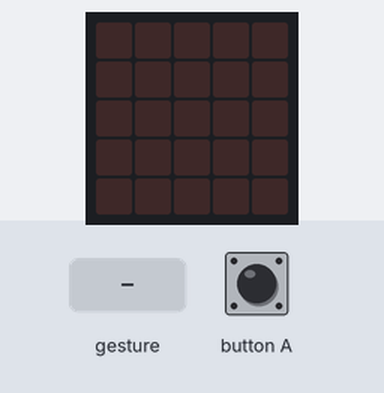
A program run on a simulated Calliope mini (MakeCode). On the bench: the board's 5×5 LED display. The inputs (shaded band) are chosen by the test bench. Random numbers come from a fixed seed; a tilt is held for 1.5 s and a shake lasts 1 s, then the board lies face up again.

Above: at 1.2 s.
1.3 s: button A pressed for 0.15 s
At 2.6 s:
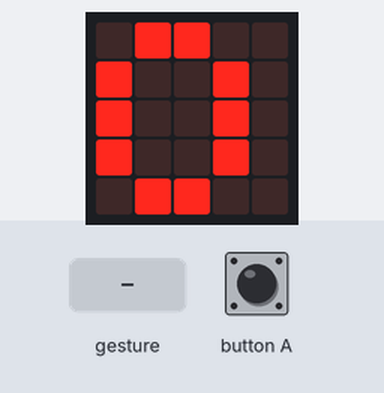
2.9 s: gesture 'shake'
At 3.5 s:
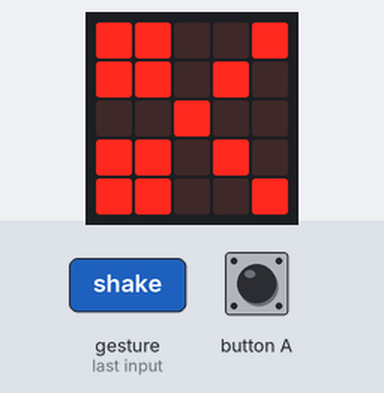
4.6 s: button A pressed for 0.15 s
At 5.4 s:
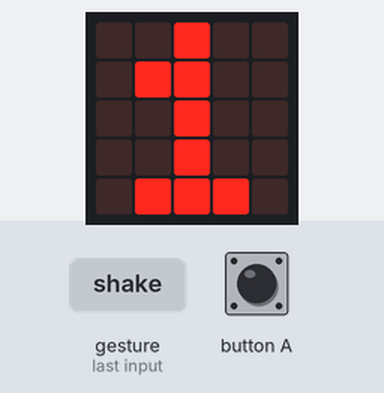
Timing chart, 0 to 7.6 s (numbered marks = the images above; inputs shaded):
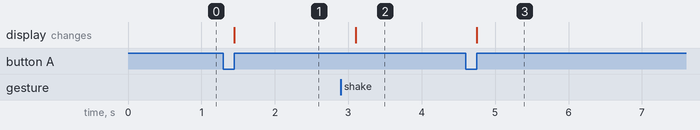

Measured:
- after the input at 1.3 s, the display: changes after 0.15 s (image 1)
- after the input at 2.9 s, the display: changes after 0.20 s (image 2)
- after the input at 4.6 s, the display: changes after 0.15 s (image 3)

The program:

main.ts
```typescript
let zufall = 0
input.onButtonEvent(Button.A, input.buttonEventClick(), function () {
    basic.showNumber(zufall)
})
input.onGesture(Gesture.Shake, function () {
    zufall += randint(1, 3)
    if (zufall == 1) {
        basic.showIcon(IconNames.Scissors)
    }
    if (zufall == 2) {
        basic.showIcon(IconNames.Chessboard)
    }
    if (zufall == 3) {
        basic.showIcon(IconNames.Square)
    }
})
basic.forever(function () {

})
```

test.ts
```typescript
// Hier kann man Tests durchführen; diese Datei wird nicht kompiliert, wenn dieses Paket als Erweiterung verwendet wird.
```
